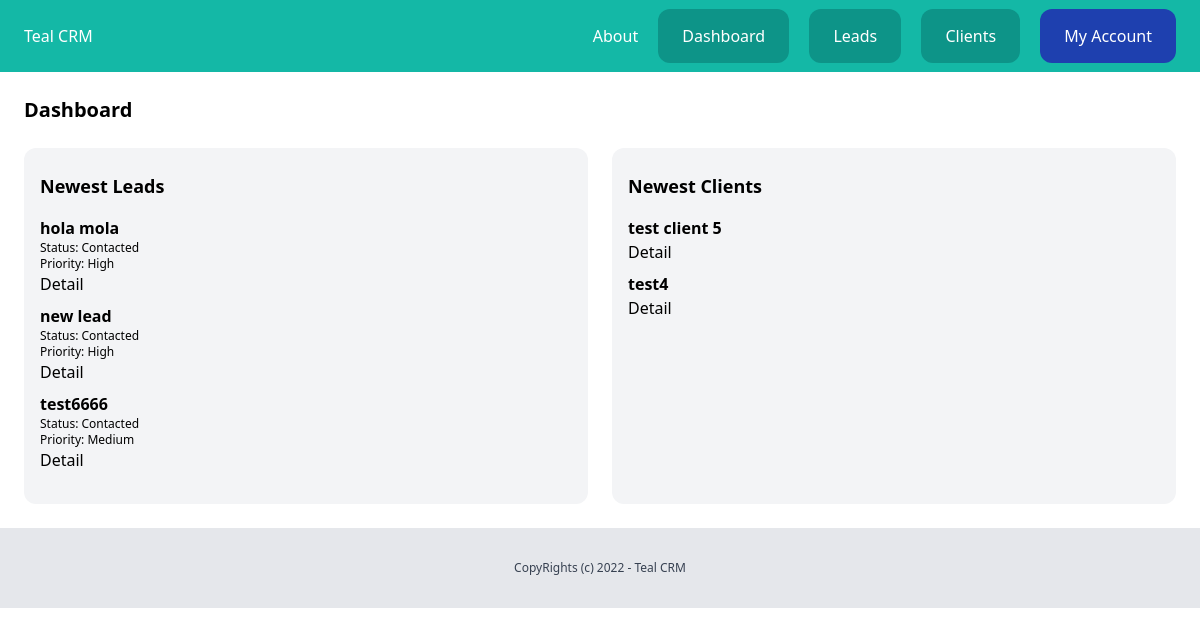
Page /dashboard/ (signed in) on the earlier database version.
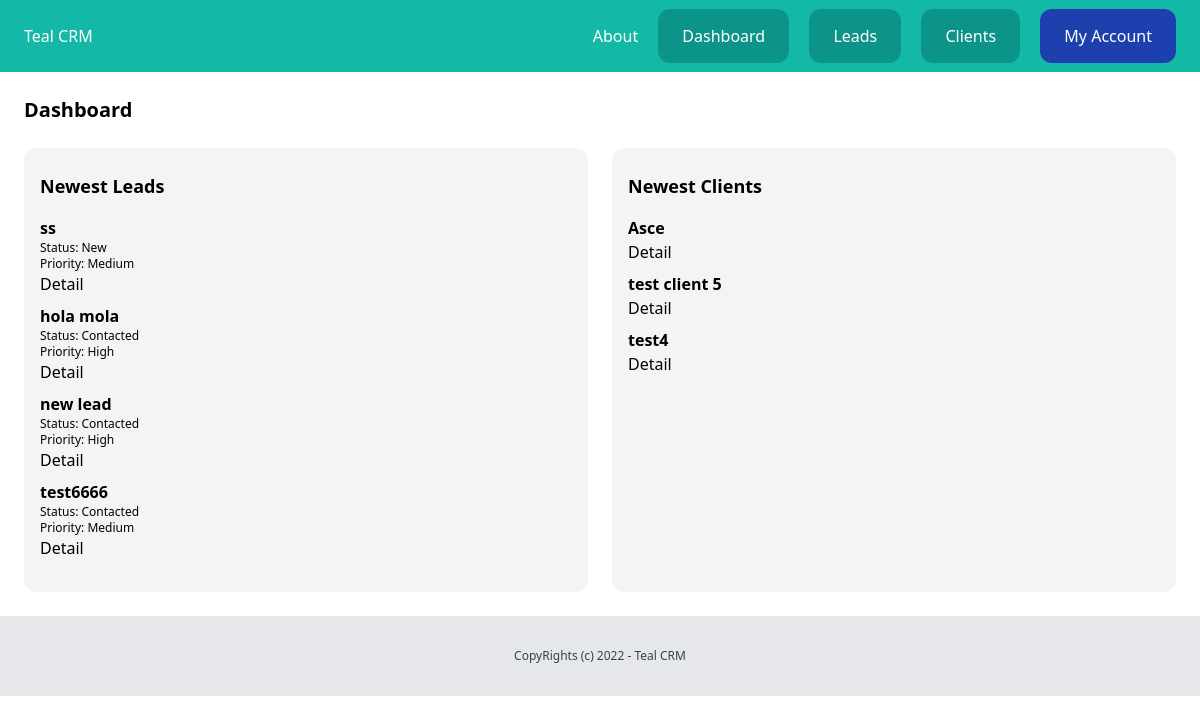
Same page on the later database version.
### lead/models.py (models this page shows, shortened)
class Lead(models.Model):
    LOW = 'low'
    MEDIUM = 'medium'
    HIGH = 'high'
    CHOICES_PRIORITY = (
        (LOW , 'Low'),
        (MEDIUM , 'Medium'),
        (HIGH , 'High'),
        )
    NEW = 'new'
    CONTACTED = 'contacted'
    LOST = 'lost'
    WON ='won'
    CHOICES_STATUS = (
        (NEW , 'New'),
        (CONTACTED , 'Contacted'),
        (LOST , 'Lost'),
        (WON , 'Won'),
        )
    team = models.ForeignKey(Team, related_name='leads',on_delete=models.CASCADE)
    name = models.CharField(max_length=255)
    email = models.EmailField()
    description = models.TextField(blank=True,null=True)
    created_by = models.ForeignKey(User, on_delete=models.CASCADE , related_name='leads')
    created_at = models.DateTimeField(auto_now_add=True)
    priority = models.CharField(max_length=10,choices=CHOICES_PRIORITY,default=MEDIUM)
    status = models.CharField(max_length=10,choices=CHOICES_STATUS,default=NEW)
    modified = models.DateTimeField(auto_now=True)
    converted_to_client = models.BooleanField(default=False)
    class Meta:
        ordering = ('name',)

### client/models.py (models this page shows, shortened)
class Client(models.Model):
    team = models.ForeignKey(Team, related_name='clients', on_delete=models.CASCADE)
    name = models.CharField(max_length=255)
    email = models.EmailField()
    description = models.TextField(blank=True,null=True)
    created_by = models.ForeignKey(User, on_delete=models.CASCADE , related_name='clients')
    created_at = models.DateTimeField(auto_now_add=True)
    modified = models.DateTimeField(auto_now=True)
    class Meta:
        ordering = ('name',)

### dashboard/views.py (the view)
# urls.py: path('dashboard/', include('dashboard.urls')),
@login_required
def dashboard(request):
    team = Team.objects.filter(created_by = request.user)[0]
    leads = Lead.objects.filter(team = team, converted_to_client = False ).order_by('-created_at')[0:5]
    clients = Client.objects.filter(team = team ).order_by('-created_at')[0:5]
    return render(request,'dashboard/dashboard.html',{
        'clients':clients,
        'leads':leads,
    })

### dashboard/templates/dashboard/dashboard.html (shortened to what this page needs)
{% extends 'core/base.html' %}
{% block content %}
    <div class="py-6 px-6">
        <h1 class="mb-6 text-xl font-bold">Dashboard</h1>
        <div class="flex space-x-6">
            <div class="w-1/2 px-4 py-6 bg-gray-100 rounded-xl leads">
                <h2 class=" mb-4 text-lg font-bold">Newest Leads</h2>
                {% for lead in leads %}
                    <div class="mb-2 lead">
                        <h3 class="font-semibold">{{lead.name}}</h3>
                        <p class="text-xs">Status: {{lead.get_status_display}}</p>
                        <p class="text-xs">Priority: {{lead.get_priority_display}}</p>
                        <a href="{% url 'lead-details' lead.pk %}">Detail</a>
                    </div>
                {% endfor %}
            </div>
            <div class="w-1/2 px-4 py-6 bg-gray-100 rounded-xl clients">
                <h2 class="mb-4 text-lg font-bold">Newest Clients</h2>
                {% for client in clients %}
                    <div class="mb-2 client">
                        <h3 class="font-semibold">{{client.name}}</h3>
                        <a href="{% url 'client-details' client.pk %}">Detail</a>
                    </div>
                {% endfor %}
            </div>
        </div>
    </div>
{% endblock content %}

Differences in the rows shown:
added Lead: name "ss", status "New", priority "Medium"
added Client: name "Asce"
